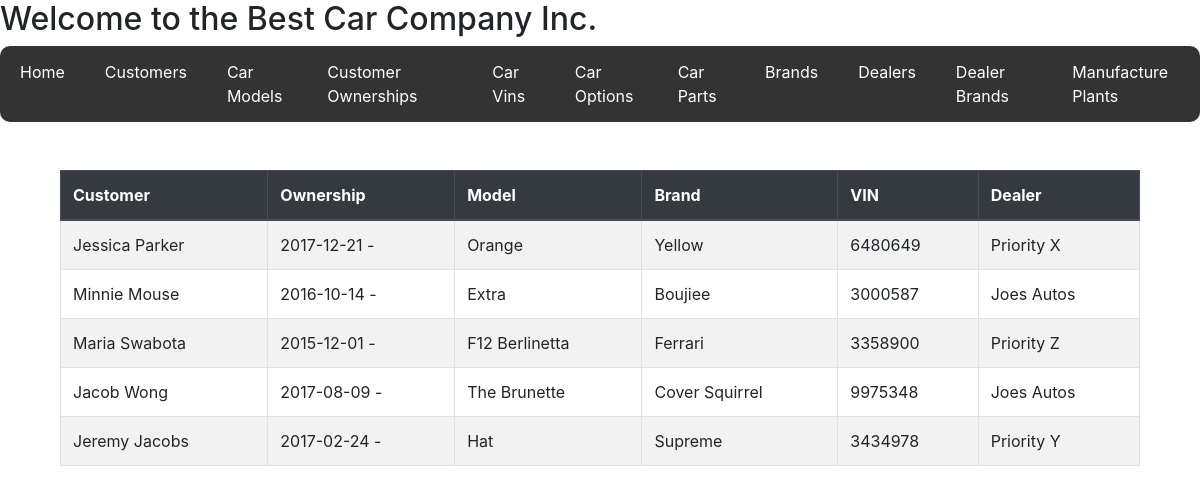
The page /home on the database its author committed.
### code/models.py (models this page shows)
class CustomerOwnership(db.Model):
    __tablename__ = "Customer_Ownership"
    customer_id = db.Column(
        db.Integer, db.ForeignKey("Customers.customer_id"), primary_key=True
    )
    vin = db.Column(db.Integer, db.ForeignKey("Car_Vins.vin"), primary_key=True)
    purchase_date = db.Column(db.Date)
    purchase_price = db.Column(db.Integer)
    warranty_expire_date = db.Column(db.Date)
    dealer_id = db.Column(db.Integer, db.ForeignKey("Dealers.dealer_id"))
    customer = db.relationship("Customer", back_populates="ownerships")
    car_vin = db.relationship("CarVin", back_populates="ownership")
    dealer = db.relationship("Dealer", back_populates="ownerships")

class Customer(db.Model):
    __tablename__ = "Customers"
    customer_id = db.Column(db.Integer, primary_key=True)
    first_name = db.Column(db.String(50))
    last_name = db.Column(db.String(50))
    gender = db.Column(db.String(6))
    household_income = db.Column(db.Integer)
    birthdate = db.Column(db.Date)
    phone_number = db.Column(db.String(10))
    email = db.Column(db.String(128))
    ownerships = db.relationship(
        "CustomerOwnership", back_populates="customer", cascade="all, delete-orphan"
    )

class CarModel(db.Model):
    __tablename__ = "Models"
    model_id = db.Column(db.Integer, primary_key=True)
    model_name = db.Column(db.String(50))
    model_base_price = db.Column(db.Integer)
    brand_id = db.Column(db.Integer, db.ForeignKey("Brands.brand_id"))
    brand = db.relationship("Brand", back_populates="car_models")
    car_vins = db.relationship("CarVin", back_populates="car_model")
    car_options = db.relationship("CarOption", back_populates="car_model")

class Brand(db.Model):
    __tablename__ = "Brands"
    brand_id = db.Column(db.Integer, primary_key=True)
    brand_name = db.Column(db.String(50))
    dealer_brands = db.relationship("DealerBrand", back_populates="brand")
    car_models = db.relationship("CarModel", back_populates="brand")

class CarVin(db.Model):
    __tablename__ = "Car_Vins"
    vin = db.Column(db.Integer, primary_key=True)
    model_id = db.Column(db.Integer, db.ForeignKey("Models.model_id"))
    option_set_id = db.Column(db.Integer, db.ForeignKey("Car_Options.option_set_id"))
    manufactured_date = db.Column(db.Date)
    manufactured_plant_id = db.Column(
        db.Integer, db.ForeignKey("Manufacture_Plant.manufacture_plant_id")
    )
    ownership = db.relationship("CustomerOwnership", back_populates="car_vin")
    car_model = db.relationship("CarModel", back_populates="car_vins")
    car_option = db.relationship("CarOption", back_populates="car_vins")
    manufacture_plant = db.relationship("ManufacturePlant", back_populates="car_vins")

class Dealer(db.Model):
    __tablename__ = "Dealers"
    dealer_id = db.Column(db.Integer, primary_key=True)
    dealer_name = db.Column(db.String(50))
    dealer_address = db.Column(db.String(128))
    ownerships = db.relationship("CustomerOwnership", back_populates="dealer")
    dealer_brands = db.relationship("DealerBrand", back_populates="dealer")

### code/app.py (the view)
@app.route("/")
@app.route("/home")
def home():
    customer_ownerships = (
        db.session.query(CustomerOwnership)
        .join(Customer, Customer.customer_id == CustomerOwnership.customer_id)
        .join(CarVin, CarVin.vin == CustomerOwnership.vin)
        .join(CarModel, CarModel.model_id == CarVin.model_id)
        .join(Brand, Brand.brand_id == CarModel.brand_id)
        .join(Dealer, Dealer.dealer_id == CustomerOwnership.dealer_id)
        .all()
    )
    print("Customer Ownerships:", customer_ownerships)
    for ownership in customer_ownerships:
        print(f"Customer ID: {ownership.customer_id}, VIN: {ownership.vin}")
    return render_template("home.html", customer_ownerships=customer_ownerships)

### code/templates/home.html (shortened to what this page needs)
{% extends 'base.html' %} {% block title %}Home{% endblock %} {% block header %}
<h2>Welcome to the Best Car Company Inc.</h2>
{% endblock %} {% block content %}
<div class="container mt-5">
  <table class="table table-striped table-bordered" id="ownershipTable">
    <thead class="thead-dark">
      <tr>
        <th class="clickable" onclick="showFilterMenu(event, 0)">Customer</th>
        <th class="clickable" onclick="showFilterMenu(event, 1)">Ownership</th>
        <th class="clickable" onclick="showFilterMenu(event, 2)">Model</th>
        <th class="clickable" onclick="showFilterMenu(event, 3)">Brand</th>
        <th class="clickable" onclick="showFilterMenu(event, 4)">VIN</th>
        <th class="clickable" onclick="showFilterMenu(event, 5)">Dealer</th>
      </tr>
    </thead>
    <tbody>
      {% for ownership in customer_ownerships %}
      <tr>
        <td>
          {{ ownership.customer.first_name }} {{ ownership.customer.last_name }}
        </td>
        <td>
          {{ ownership.purchase_date }} - {{ ownership.warrantee_expire_date }}
        </td>
        <td>{{ ownership.car_vin.car_model.model_name }}</td>
        <td>{{ ownership.car_vin.car_model.brand.brand_name }}</td>
        <td>{{ ownership.car_vin.vin }}</td>
        <td>{{ ownership.dealer.dealer_name }}</td>
      </tr>
      {% endfor %}
    </tbody>
  </table>
</div>
{% endblock %}

### code/templates/home.html (style rules this page uses)
.clickable { cursor: pointer; }

### rows shown on the page
CustomerOwnership: customer.first_name "Jessica", customer.last_name "Parker", purchase_date "2017-12-21", car_vin.car_model.model_name "Orange", car_vin.car_model.brand.brand_name "Yellow", car_vin.vin "6480649", dealer.dealer_name "Priority X"
CustomerOwnership: customer.first_name "Minnie", customer.last_name "Mouse", purchase_date "2016-10-14", car_vin.car_model.model_name "Extra", car_vin.car_model.brand.brand_name "Boujiee", car_vin.vin "3000587", dealer.dealer_name "Joes Autos"
CustomerOwnership: customer.first_name "Maria", customer.last_name "Swabota", purchase_date "2015-12-01", car_vin.car_model.model_name "F12 Berlinetta", car_vin.car_model.brand.brand_name "Ferrari", car_vin.vin "3358900", dealer.dealer_name "Priority Z"
CustomerOwnership: customer.first_name "Jacob", customer.last_name "Wong", purchase_date "2017-08-09", car_vin.car_model.model_name "The Brunette", car_vin.car_model.brand.brand_name "Cover Squirrel", car_vin.vin "9975348", dealer.dealer_name "Joes Autos"
CustomerOwnership: customer.first_name "Jeremy", customer.last_name "Jacobs", purchase_date "2017-02-24", car_vin.car_model.model_name "Hat", car_vin.car_model.brand.brand_name "Supreme", car_vin.vin "3434978", dealer.dealer_name "Priority Y"
